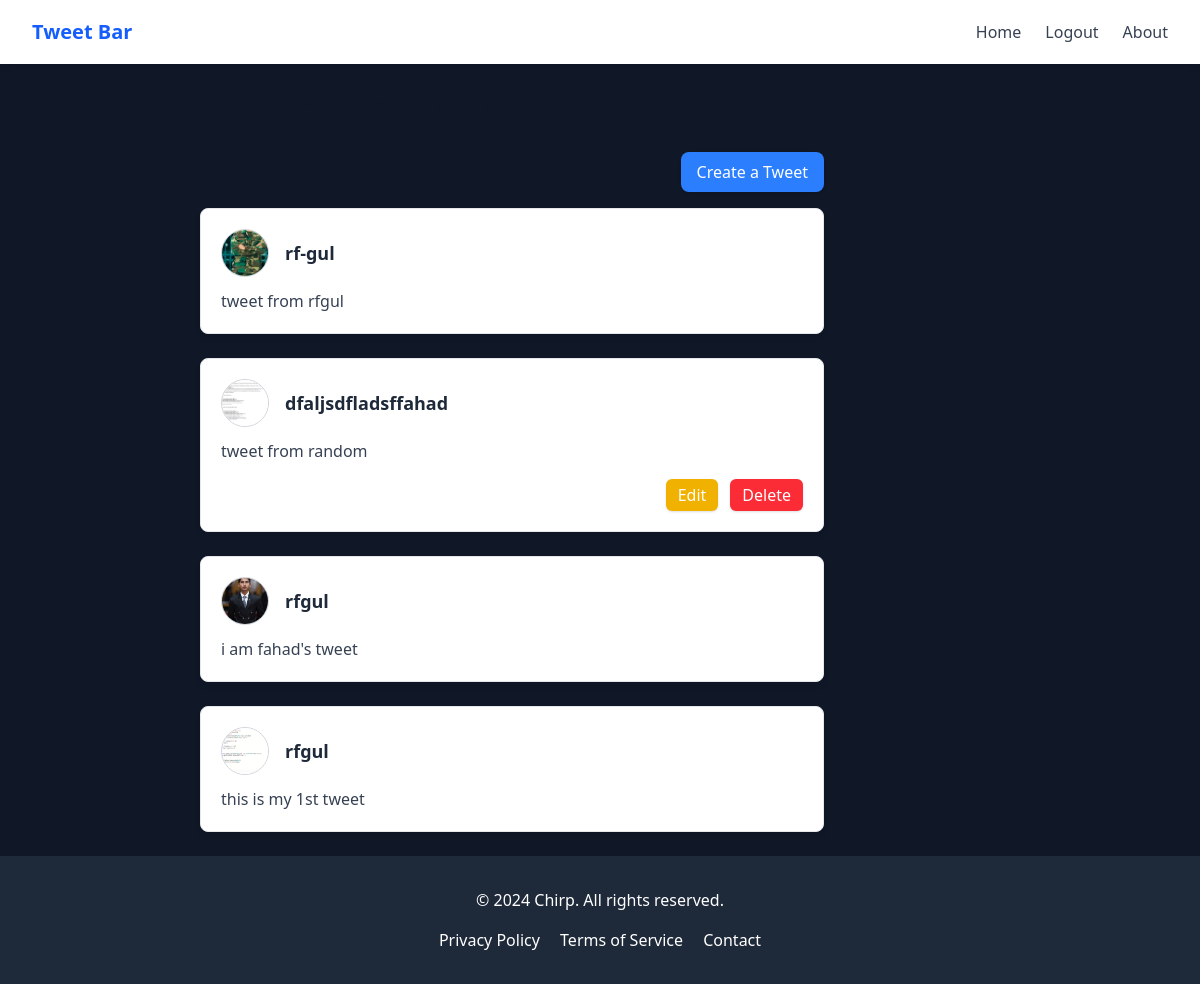
Page /tweet/ (signed in) on the committed database.
### tweet_app/models.py (models this page shows, shortened)
class Tweet(models.Model):
    user=models.ForeignKey(User,on_delete=models.CASCADE)
    text=models.TextField(max_length=240)
    photo=models.ImageField(upload_to='photos/', blank=True,null=True)
    created_at=models.DateTimeField(auto_now_add=True)
    updated_at=models.DateTimeField(auto_now=True)

### tweet_app/views.py (the view)
# urls.py: path('', views.tweet_list, name='tweet_list'),
def tweet_list(request):
    tweets=Tweet.objects.all().order_by('-created_at')
    return render(request,'tweet_list.html',{'tweets':tweets})

### tweet_app/templates/tweet_list.html (shortened to what this page needs)
{% extends 'layout.html' %}
{% block content %}
<div class="max-w-2xl mx-auto p-6">
    <h1 class="text-center text-4xl font-bold text-gray-900 mb-6">Welcome to the Tweet Page</h1>
    <div class="flex justify-end mb-4">
        <a href="{% url 'tweet_create' %}" class="px-4 py-2 bg-blue-500 text-white rounded-lg shadow hover:bg-blue-600">Create a Tweet</a>
    </div>
    <div class="space-y-6">
        {% for tweet in tweets %}
        <div class="bg-white shadow-md rounded-lg p-5 border border-gray-200">
            <div class="flex items-center space-x-4">
                <img src="{{ tweet.photo.url }}" alt="Profile" class="w-12 h-12 rounded-full object-cover border border-gray-300">
                <h1 class="text-lg font-semibold text-gray-800">{{ tweet.user.username }}</h1>
            </div>
            <p class="text-gray-700 mt-3">{{ tweet.text }}</p>
            {% if tweet.user == user %}
            <div class="flex justify-end space-x-3 mt-4">
                <a href="{% url 'tweet_edit' tweet.id %}" class="px-3 py-1 bg-yellow-500 text-white rounded-md shadow hover:bg-yellow-600">Edit</a>
                <a href="{% url 'tweet_delete' tweet.id %}" class="px-3 py-1 bg-red-500 text-white rounded-md shadow hover:bg-red-600">Delete</a>
            </div>
            {%endif%}
        </div>
        {% empty %}
        <p class="text-center text-gray-500">No tweets available.</p>
        {% endfor %}
    </div>
</div>
{% endblock %}

### rows in the picture
Tweet: photo (picture), user.username "rf-gul", text "tweet from rfgul"
Tweet: photo (picture), user.username "dfaljsdfladsffahad", text "tweet from random", shows "Edit"
Tweet: photo (picture), user.username "rfgul", text "i am fahad's tweet"
Tweet: photo (picture), user.username "rfgul", text "this is my 1st tweet"
